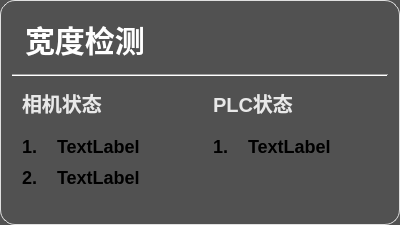
         <widget class="QGroupBox" name="groupBox_head">
          <property name="minimumSize">
           <size>
            <width>400</width>
            <height>0</height>
           </size>
          </property>
          <property name="maximumSize">
           <size>
            <width>400</width>
            <height>16777215</height>
           </size>
          </property>
          <property name="styleSheet">
           <string notr="true">QGroupBox {
    font-size: 20px;
    font-weight: bold;
    background-color: rgb(81, 81, 81);
    border: 1px solid #e0e0e0;
    border-radius: 2px;
	border-radius: 15px
}

QGroupBox::title {
    subcontrol-origin: margin;
    left: 10px;
    padding: 0 5px;
    color: #2c3e50;
}</string>
          </property>
          <property name="title">
           <string/>
          </property>
          <layout class="QGridLayout" name="gridLayout_3">
           <item row="0" column="0">
            <layout class="QVBoxLayout" name="verticalLayout_6">
             <item>
              <layout class="QHBoxLayout" name="hLayout_title" stretch="3,2">
               <item>
                <widget class="QLabel" name="label_title">
                 <property name="sizePolicy">
                  <sizepolicy hsizetype="Expanding" vsizetype="Expanding">
                   <horstretch>0</horstretch>
                   <verstretch>0</verstretch>
                  </sizepolicy>
                 </property>
                 <property name="styleSheet">
                  <string notr="true">QLabel {
       font-size: 30px;        
       font-weight: bold;        
       color: rgb(255, 255, 255);         
       padding: 5px 5px;     
       border-bottom: 2px solid #cccccc; 
    }</string>
                 </property>
                 <property name="text">
                  <string>宽度检测</string>
                 </property>
                </widget>
               </item>
               <item>
                <widget class="QPushButton" name="pbtn_exit">
                 <property name="sizePolicy">
                  <sizepolicy hsizetype="Expanding" vsizetype="Expanding">
                   <horstretch>0</horstretch>
                   <verstretch>0</verstretch>
                  </sizepolicy>
                 </property>
                 <property name="styleSheet">
                  <string notr="true">QPushButton {
    color: white;
    border: none;
    border-radius: 5px;
    font-size: 14px;
    qproperty-icon: url(:/icons/closeBlack.png);  
    qproperty-iconSize: 50px 50px;
}

QPushButton:hover {
    background-color: #ff6666;
}

QPushButton:pressed {
    background-color: #cc0000;
}</string>
                 </property>
                 <property name="text">
                  <string/>
                 </property>
                 <property name="shortcut">
                  <string notr="true"/>
                 </property>
                </widget>
               </item>
              </layout>
             </item>
             <item>
              <widget class="Line" name="line_2">
               <property name="styleSheet">
                <string notr="true">QLine {
       color: rgb(194, 194, 194);       
    }</string>
               </property>
               <property name="orientation">
                <enum>Qt::Orientation::Horizontal</enum>
               </property>
              </widget>
             </item>
             <item>
              <layout class="QHBoxLayout" name="horizontalLayout_2">
               <item>
                <layout class="QVBoxLayout" name="verticalLayout_3">
                 <item>
                  <widget class="QLabel" name="label_cameraStateTitle">
                   <property name="styleSheet">
                    <string notr="true">QLabel {
       font-size: 20px;        
       font-weight: bold;        
       color: rgb(232, 232, 232);         
       padding: 5px 5px;     
       border-bottom: 2px solid #cccccc; 
    }</string>
                   </property>
                   <property name="text">
                    <string>相机状态</string>
                   </property>
                  </widget>
                 </item>
                 <item>
                  <layout class="QGridLayout" name="gLayout_cameraStates" columnminimumwidth="1,9">
                   <property name="bottomMargin">
                    <number>20</number>
                   </property>
                   <property name="spacing">
                    <number>0</number>
                   </property>
                   <item row="0" column="1">
                    <widget class="QLabel" name="label_camera1State">
                     <property name="sizePolicy">
                      <sizepolicy hsizetype="Preferred" vsizetype="Preferred">
                       <horstretch>0</horstretch>
                       <verstretch>0</verstretch>
                      </sizepolicy>
                     </property>
                     <property name="styleSheet">
                      <string notr="true">QLabel {
       font-size: 18px;        
       font-weight: bold;        
		padding: 5px 5px;  
    }</string>
                     </property>
                     <property name="text">
                      <string>TextLabel</string>
                     </property>
                    </widget>
                   </item>
                   <item row="0" column="0">
                    <widget class="QLabel" name="label">
                     <property name="sizePolicy">
                      <sizepolicy hsizetype="Fixed" vsizetype="Fixed">
                       <horstretch>0</horstretch>
                       <verstretch>0</verstretch>
                      </sizepolicy>
                     </property>
                     <property name="styleSheet">
                      <string notr="true">QLabel {
       font-size: 18px;        
       font-weight: bold;        
		padding: 5px 5px;  
    }</string>
                     </property>
                     <property name="text">
                      <string>1.</string>
                     </property>
                    </widget>
                   </item>
                   <item row="1" column="0">
                    <widget class="QLabel" name="label_3">
                     <property name="sizePolicy">
                      <sizepolicy hsizetype="Fixed" vsizetype="Fixed">
                       <horstretch>0</horstretch>
                       <verstretch>0</verstretch>
                      </sizepolicy>
                     </property>
                     <property name="styleSheet">
                      <string notr="true">QLabel {
       font-size: 18px;        
       font-weight: bold;        
		padding: 5px 5px;  
    }</string>
                     </property>
                     <property name="text">
                      <string>2.</string>
                     </property>
                    </widget>
                   </item>
                   <item row="1" column="1">
                    <widget class="QLabel" name="label_camera2State">
                     <property name="sizePolicy">
                      <sizepolicy hsizetype="Preferred" vsizetype="Preferred">
                       <horstretch>0</horstretch>
                       <verstretch>0</verstretch>
                      </sizepolicy>
                     </property>
                     <property name="styleSheet">
                      <string notr="true">QLabel {
       font-size: 18px;        
       font-weight: bold;        
		padding: 5px 5px;  
    }</string>
                     </property>
                     <property name="text">
                      <string>TextLabel</string>
                     </property>
                    </widget>
                   </item>
                  </layout>
                 </item>
                </layout>
               </item>
               <item>
                <layout class="QVBoxLayout" name="verticalLayout_5">
                 <item>
                  <widget class="QLabel" name="label_cameraStateTitle_2">
                   <property name="styleSheet">
                    <string notr="true">QLabel {
       font-size: 20px;        
       font-weight: bold;        
       color: rgb(232, 232, 232);         
       padding: 5px 5px;     
       border-bottom: 2px solid #cccccc; 
    }</string>
                   </property>
                   <property name="text">
                    <string>PLC状态</string>
                   </property>
                  </widget>
                 </item>
                 <item>
                  <layout class="QGridLayout" name="gLayout_cameraStates_2">
                   <property name="bottomMargin">
                    <number>20</number>
                   </property>
                   <property name="spacing">
                    <number>0</number>
                   </property>
                   <item row="0" column="0">
                    <widget class="QLabel" name="label_2">
                     <property name="sizePolicy">
                      <sizepolicy hsizetype="Fixed" vsizetype="Fixed">
                       <horstretch>0</horstretch>
                       <verstretch>0</verstretch>
                      </sizepolicy>
                     </property>
                     <property name="styleSheet">
                      <string notr="true">QLabel {
       font-size: 18px;        
       font-weight: bold;        
		padding: 5px 5px;  
    }</string>
                     </property>
                     <property name="text">
                      <string>1.</string>
                     </property>
                    </widget>
                   </item>
                   <item row="0" column="1">
                    <widget class="QLabel" name="label_plc1State">
                     <property name="sizePolicy">
                      <sizepolicy hsizetype="Preferred" vsizetype="Preferred">
                       <horstretch>0</horstretch>
                       <verstretch>0</verstretch>
                      </sizepolicy>
                     </property>
                     <property name="styleSheet">
                      <string notr="true">QLabel {
       font-size: 18px;        
       font-weight: bold;        
		padding: 5px 5px;  
    }</string>
                     </property>
                     <property name="text">
                      <string>TextLabel</string>
                     </property>
                    </widget>
                   </item>
                   <item row="1" column="1">
                    <widget class="QLabel" name="label_plc1State_2">
                     <property name="sizePolicy">
                      <sizepolicy hsizetype="Preferred" vsizetype="Preferred">
                       <horstretch>0</horstretch>
                       <verstretch>0</verstretch>
                      </sizepolicy>
                     </property>
                     <property name="styleSheet">
                      <string notr="true">QLabel {
       font-size: 18px;        
       font-weight: bold;        
		padding: 5px 5px;  
    }</string>
                     </property>
                     <property name="text">
                      <string/>
                     </property>
                    </widget>
                   </item>
                   <item row="1" column="0">
                    <widget class="QLabel" name="label_4">
                     <property name="sizePolicy">
                      <sizepolicy hsizetype="Fixed" vsizetype="Fixed">
                       <horstretch>0</horstretch>
                       <verstretch>0</verstretch>
                      </sizepolicy>
                     </property>
                     <property name="styleSheet">
                      <string notr="true">QLabel {
       font-size: 18px;        
       font-weight: bold;        
		padding: 5px 5px;  
    }</string>
                     </property>
                     <property name="text">
                      <string/>
                     </property>
                    </widget>
                   </item>
                  </layout>
                 </item>
                </layout>
               </item>
              </layout>
             </item>
            </layout>
           </item>
          </layout>
         </widget>
